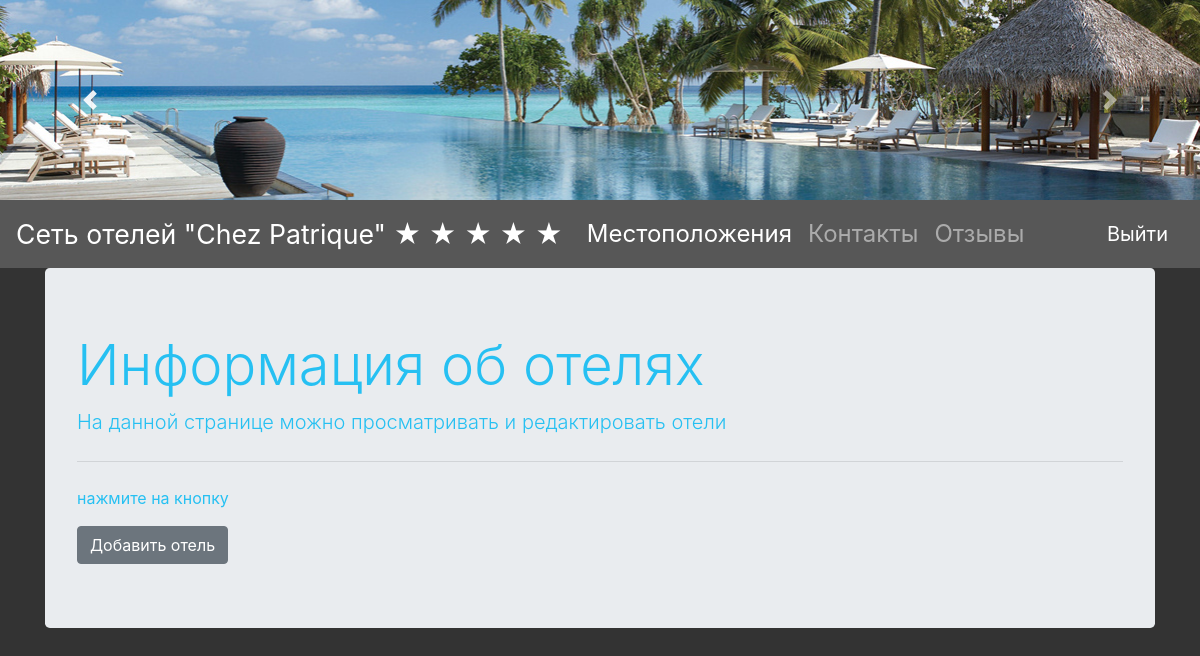
The app's page /car_admin (signed in), older data.
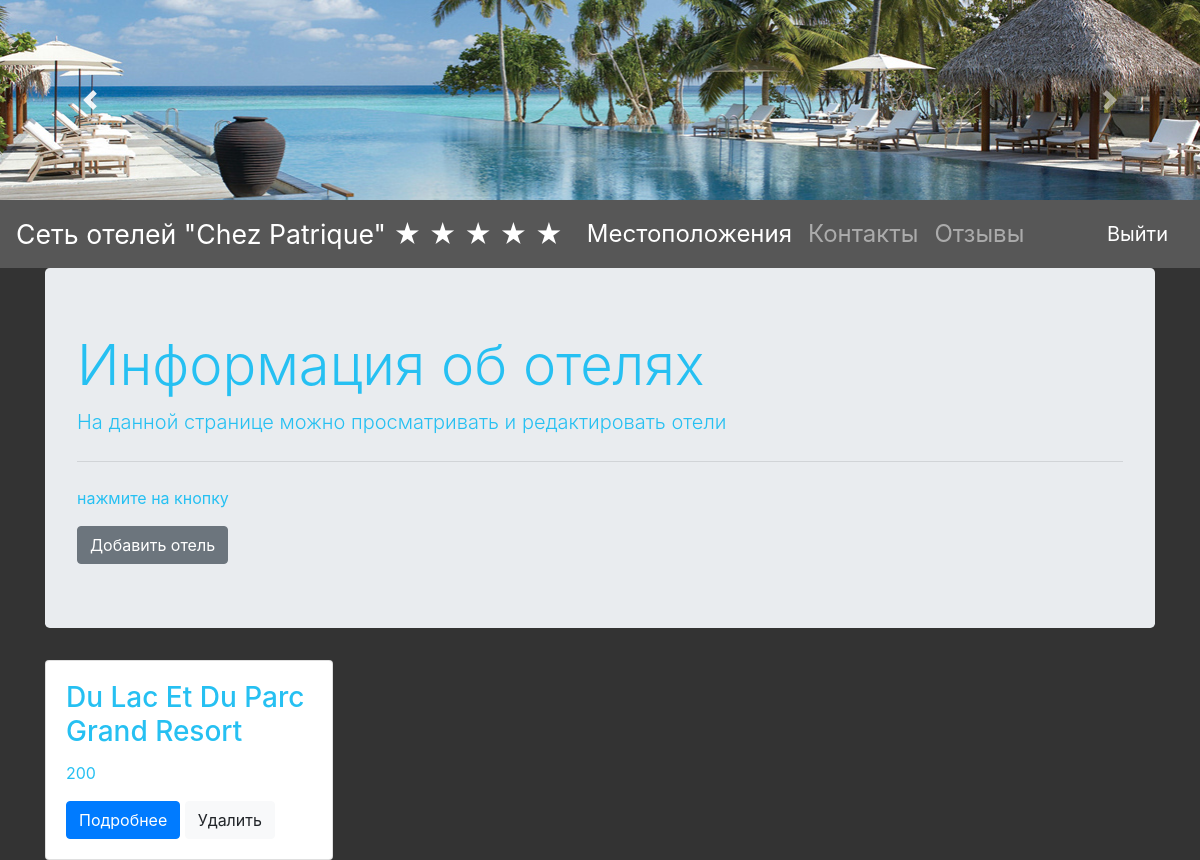
The same page, newer data.
### tables this page shows
CREATE TABLE "cars" (
	"car_id"	INTEGER PRIMARY KEY AUTOINCREMENT,
	"model"	VARCHAR(20),
	"price"	INTEGER,
	"power"	INTEGER,
	"color"	VARCHAR(20),
	"dealer"	INTEGER,
	"image"	VARCHAR(500)
);

### index.py (the view)
@app.route('/car_admin', methods=['GET'])
def car_admin():
    if 'username' not in session:
        return redirect('/login')
    if session['username'] != 'admin':
        flash('Доступ запрещен')
        redirect('index')
    cars = CarsModel(db.get_connection()).get_all()
    return render_template('car_admin.html',
                           username=session['username'],
                           title='Просмотр автомобилей',
                           cars=cars)

### db.py (called while the page is built)
    def get_connection(self):
        return self.conn

### models.py (called while the page is built)
    def get_all(self):
        cursor = self.connection.cursor()
        cursor.execute("SELECT model, price, car_id, image FROM cars")
        rows = cursor.fetchall()
        return rows

### templates/car_admin.html
{% extends "base.html" %}
{% block content %}
    <div class="jumbotron">
      <h1 class="display-4">Информация об отелях</h1>
      <p class="lead">На данной странице можно просматривать и редактировать отели</p>
      <hr class="my-4">
      <p>нажмите на кнопку</p>
        <a href="{{ url_for('add_car') }}">
            <button type="button" class="btn btn-secondary">Добавить отель</button>
        </a>
    </div>
    {% for item in cars %}
        <div class="card" style="width: 18rem;">
          <div class="card-body">
            <h3 class="card-title">{{ item[0] }}</h3>
            <p class="card-text">{{ item[1] }}</p>
            <a href="/car/{{ item[2] }}" class="btn btn-primary">Подробнее</a>
            <a href="/delete_car/{{ item[2] }}" class="btn btn-light">Удалить</a>
          </div>
        </div>
    {% endfor %}
{% endblock %}

### templates/base.html (shortened to what this page needs)
<!doctype html>
<html lang="ru">
<head>
    <link rel="stylesheet" href="https://maxcdn.bootstrapcdn.com/bootstrap/4.0.0/css/bootstrap.min.css">
    <link rel="stylesheet" href="https://code.jquery.com/jquery-1.12.4.min.js">
</head>
  <body>
    <header>
        <div id="carouselExampleControls" class="carousel slide" data-ride="carousel">
          <div class="carousel-inner">
            <div class="carousel-item active">
              <img class="d-block  w-100" src='{{url_for("static", filename="img/k3.jpg")}}' alt="First slide">
            </div>
          </div>
          <a class="carousel-control-prev" href="#carouselExampleControls" role="button" data-slide="prev">
            <span class="carousel-control-prev-icon" aria-hidden="true"></span>
          </a>
          <a class="carousel-control-next" href="#carouselExampleControls" role="button" data-slide="next">
            <span class="carousel-control-next-icon" aria-hidden="true"></span>
          </a>
        </div>
      <nav class="navbar navbar-expand-lg navbar-dark" style="background-color: #575757; font-size: 18pt;">
        <a class="navbar-brand" href="/index" style="font-size: 20pt">Сеть отелей "Chez Patrique" &#9733; &#9733; &#9733; &#9733; &#9733;</a>
            {% if "username" in session %}
            <div class="collapse navbar-collapse" id="navbarNavAltMarkup">
              <div class="navbar-nav">
                <a class="nav-item nav-link active" href="{{ url_for('dealer_') }}">Местоположения<span class="sr-only">(current)</span></a>
                <a class="nav-item nav-link" href="{{ url_for('contacts') }}">Контакты</a>
                <a class="nav-item nav-link" href="/index">Отзывы</a>
              </div>
            </div>
            <a class="navbar-brand" href="/logout">Выйти</a>
            {% endif %}
        </nav>
    </header>
    <main role="main" class="container">
        {% block content %}{% endblock %}
    </main>
  </body>
</html>

### templates/base.html (style rules this page uses)
body { background: #333; color: #26C0F2; }

Row changes from the older to the newer data that the page shows:
added cars: model "Du Lac Et Du Parc Grand Resort", price "200"
